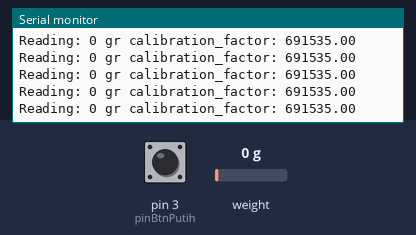
The sketch below on a simulated Arduino Uno, built with avr-gcc and run on an emulated ATmega328P. Shown: the last lines printed to the serial monitor. The inputs (shaded band) are chosen by the test bench; at power-on: pin 3 (pinBtnPutih) LOW, weight on the scale 0 g.

Above: at 3.2 s.
3.3 s: pin 3 (pinBtnPutih) pulled HIGH for 0.25 s
At 4.46 s:
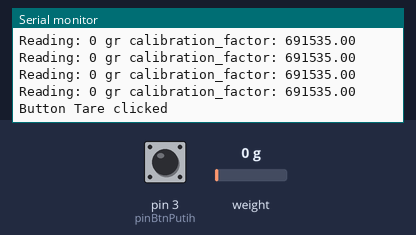
5.8 s: weight on the scale set to 100 g
At 6.07 s:
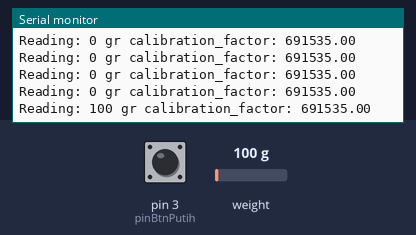
7.3 s: weight on the scale set to 1250 g
At 7.48 s:
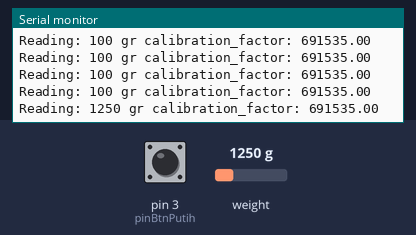
8.8 s: pin 3 (pinBtnPutih) pulled HIGH for 1 s
At 10.09 s:
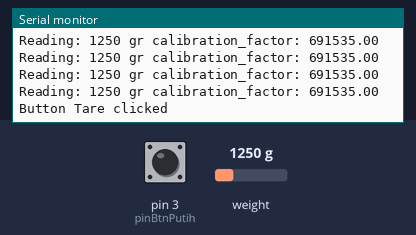
14.3 s: pin 3 (pinBtnPutih) driven HIGH
At 15.52 s:
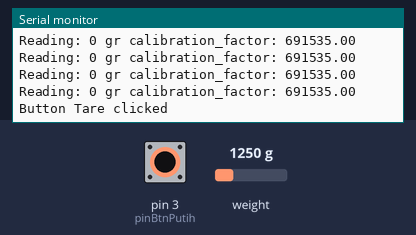
Timing chart, 0 to 17.3 s (numbered marks = the images above; inputs shaded):
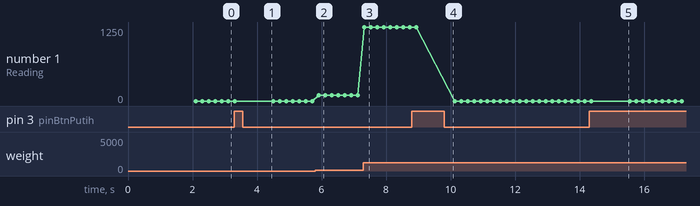

The sketch:

test_button_putih.ino
```cpp
#include "HX711.h"

// Pin definition
const int pinBtnPutih = 3; /* pin RX */
const int LOAD_CELL_DOUT = 13; /* pin D7 */
const int LOAD_CELL_CLK = 12; /* pin D6 */

int btnPutihState = 0;
int lastBtnPutihState;
int newBtnPutihValue;

HX711 scale;
float calibration_factor = 691535;

float reading = 0;
void setup() {
  Serial.begin(9600);
  scale.begin(LOAD_CELL_DOUT, LOAD_CELL_CLK);
  scale.set_scale();
  scale.tare();

  long zero_factor = scale.read_average();
  Serial.print("Zero factor: ");
  Serial.println(zero_factor);

  pinMode(pinBtnPutih, INPUT);
  // pinMode(pinBtnPutih, INPUT_PULLUP);
}

void loop() {

  scale.set_scale(calibration_factor); //Adjust to this calibration factor
  reading = scale.get_units() * 1000;
  Serial.print("Reading: ");
  //  Serial.print(scale.get_units(), 3);
  if(reading <= 2) {
    Serial.print(0);
  }else {
    Serial.print(reading, 0);
  }
  //  Serial.print(" kg");
  Serial.print(" gr");
  Serial.print(" calibration_factor: ");
  Serial.print(calibration_factor);
  Serial.println();


  newBtnPutihValue = digitalRead(pinBtnPutih);
  if(newBtnPutihValue == 1 && lastBtnPutihState == 0) {
    scale.tare();
    Serial.println("Button Tare clicked");
  }
  delay(100);
  lastBtnPutihState = newBtnPutihValue;
}
```

Measured:
- after the input at 3.3 s, the serial monitor: prints a new line after 1.0 s (image 1)
- after the input at 5.8 s, the serial monitor: prints a new line after 0.12 s (image 2)
- after the input at 7.3 s, the serial monitor: prints a new line at once (image 3)
- after the input at 8.8 s, the serial monitor: prints a new line after 1.1 s (image 4)
- after the input at 14.3 s, the serial monitor: prints a new line after 1.1 s (image 5)
- plotted number 1: 0 → 100 after the input at 5.8 s, 100 → 1250 after the input at 7.3 s, 1250 → 0 after the input at 8.8 s
